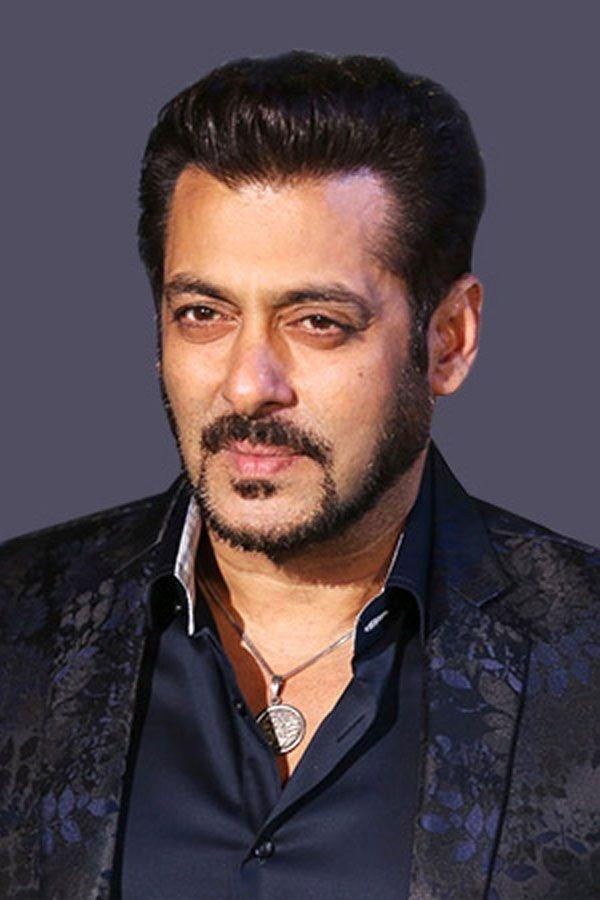
#> input picture Convert Image to Cartoon/Salu bhai.jpg, 600 x 900 px
$ python 'Convert Image to Cartoon.py'
#> lines starting #> are read from the running program, lines starting #| are printed output that depends on the picture; after the words box and inside, x2 and y2 are one past the last pixel; in counts of white or black regions, pixels touching at a corner belong together
#!/usr/bin/env python
# coding: utf-8

# In[5]:


import cv2
import numpy as np

#Reading image
filename=input("Enter the name of photo with format:- ")
#> the answer given: Salu bhai.jpg
img=cv2.imread(filename)
#> img is the input picture: shape (900, 600, 3); mean B, G, R 74.1, 68.4, 81.7


#Edges
gray=cv2.cvtColor(img,cv2.COLOR_BGR2GRAY)
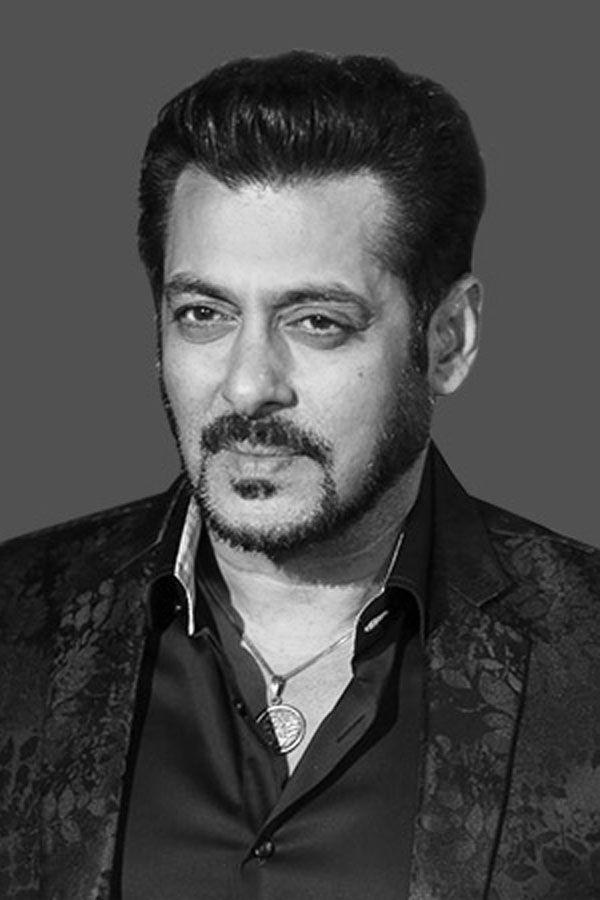
#> gray: shape (900, 600); min 0, max 255, mean 73
gray=cv2.medianBlur (gray,5)
edges=cv2.adaptiveThreshold (gray,255,
      cv2.ADAPTIVE_THRESH_MEAN_C,
      cv2.THRESH_BINARY,9,9)
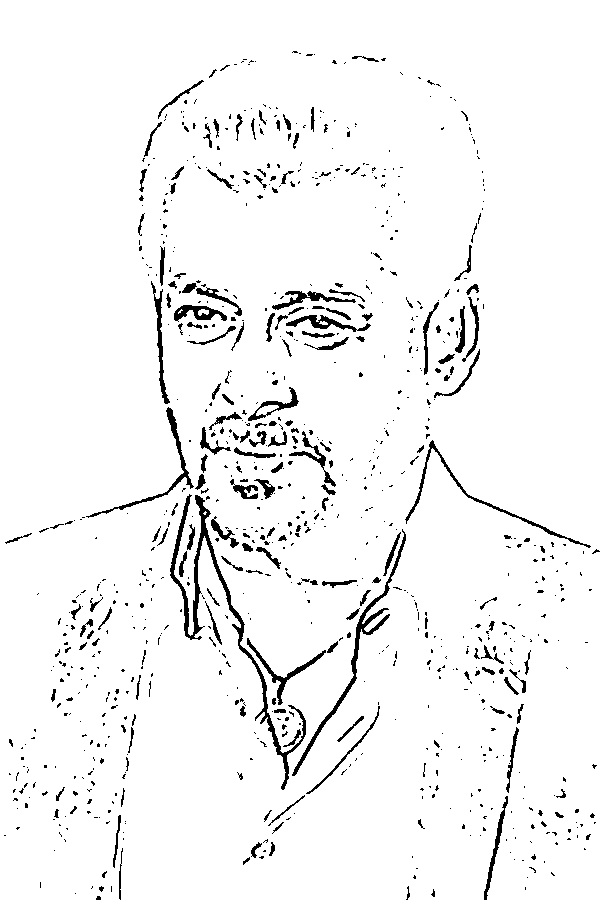
#> edges: shape (900, 600); 95.6% white; 887 black regions (701 under 20 px), largest, box (x1, y1, x2, y2) and area: (170, 494, 306, 790) 2683, (292, 529, 406, 776) 1300, (405, 440, 591, 548) 780


#Cartoonization
color=cv2.bilateralFilter(img,9,250,250)
cartoon=cv2.bitwise_and(color,color,mask=edges)
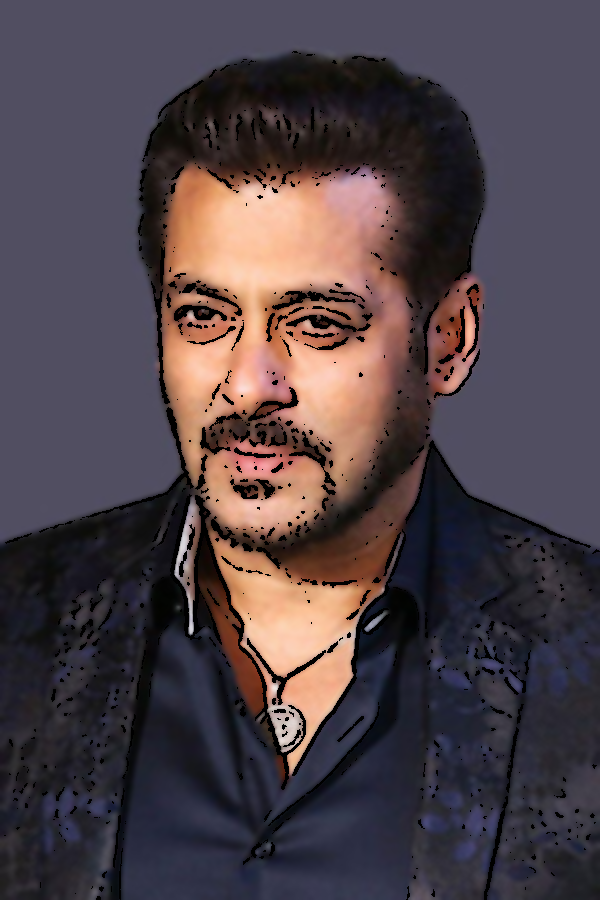
#> cartoon: shape (900, 600, 3); mean B, G, R 71.8, 65.9, 78.2

cv2.imshow("Image",img)
cv2.imshow("edges",edges)
cv2.imshow("Cartoon",cartoon)
cv2.waitKey(0)
cv2.destroyAllWindows()
